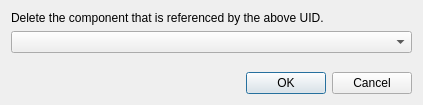
<?xml version="1.0" encoding="UTF-8"?>
<ui version="4.0">
 <class>DeleteDialog</class>
 <widget class="QDialog" name="DeleteDialog">
  <property name="geometry">
   <rect>
    <x>0</x>
    <y>0</y>
    <width>423</width>
    <height>105</height>
   </rect>
  </property>
  <property name="windowTitle">
   <string>Dialog</string>
  </property>
  <layout class="QVBoxLayout" name="verticalLayout">
   <item>
    <widget class="QLabel" name="label">
     <property name="text">
      <string>Delete the component that is referenced by the above UID.</string>
     </property>
    </widget>
   </item>
   <item>
    <layout class="QHBoxLayout" name="horizontalLayout">
     <item>
      <widget class="QComboBox" name="uidComboBox"/>
     </item>
    </layout>
   </item>
   <item>
    <spacer name="verticalSpacer">
     <property name="orientation">
      <enum>Qt::Vertical</enum>
     </property>
     <property name="sizeHint" stdset="0">
      <size>
       <width>20</width>
       <height>40</height>
      </size>
     </property>
    </spacer>
   </item>
   <item>
    <widget class="QDialogButtonBox" name="buttonBox">
     <property name="orientation">
      <enum>Qt::Horizontal</enum>
     </property>
     <property name="standardButtons">
      <set>QDialogButtonBox::Cancel|QDialogButtonBox::Ok</set>
     </property>
    </widget>
   </item>
  </layout>
 </widget>
 <resources/>
 <connections>
  <connection>
   <sender>buttonBox</sender>
   <signal>accepted()</signal>
   <receiver>DeleteDialog</receiver>
   <slot>accept()</slot>
   <hints>
    <hint type="sourcelabel">
     <x>248</x>
     <y>254</y>
    </hint>
    <hint type="destinationlabel">
     <x>157</x>
     <y>274</y>
    </hint>
   </hints>
  </connection>
  <connection>
   <sender>buttonBox</sender>
   <signal>rejected()</signal>
   <receiver>DeleteDialog</receiver>
   <slot>reject()</slot>
   <hints>
    <hint type="sourcelabel">
     <x>316</x>
     <y>260</y>
    </hint>
    <hint type="destinationlabel">
     <x>286</x>
     <y>274</y>
    </hint>
   </hints>
  </connection>
 </connections>
</ui>
